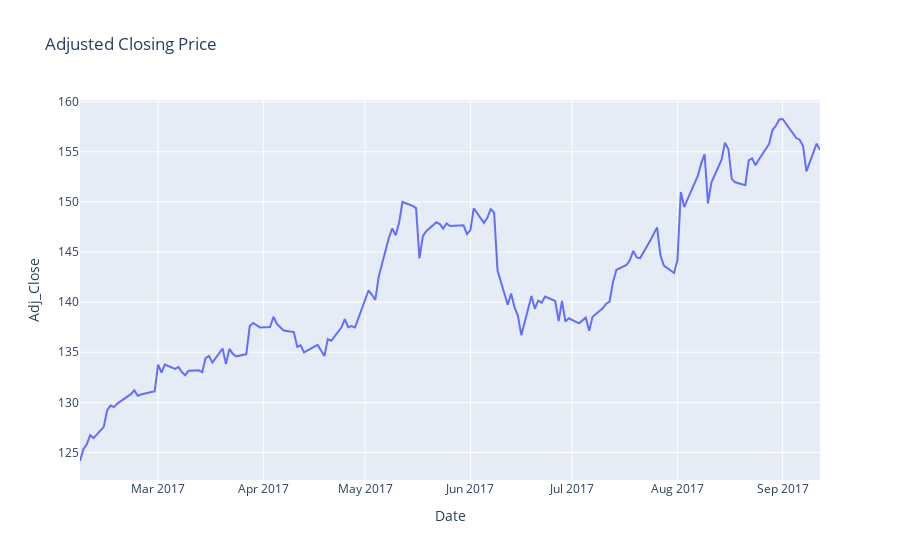

This figure's notebook cell:
### Code cell
#plot the adjusted closeing price
fig = px.line(data, x="Date", y="Adj_Close", title='Adjusted Closing Price')
fig.show()

### Figure 1 — Plotly figure (JSON) as saved in the notebook; plotly's stock layout.template omitted (floating-point values rounded to 4 significant figures; data arrays with more than 128 entries replaced by an {"elided": "..."} marker saying what was removed)
{"data": [{"hovertemplate": "Date=%{x}<br>Adj_Close=%{y}<extra></extra>", "legendgroup": "", "line": {"color": "#636efa", "dash": "solid"}, "mode": "lines", "name": "", "showlegend": false, "type": "scatter", "x": {"elided": "152 str values"}, "xaxis": "x", "y": {"elided": "152 float values"}, "yaxis": "y"}], "layout": {"legend": {"tracegroupgap": 0}, "title": {"text": "Adjusted Closing Price"}, "xaxis": {"anchor": "y", "domain": [0, 1], "title": {"text": "Date"}}, "yaxis": {"anchor": "x", "domain": [0, 1], "title": {"text": "Adj_Close"}}}}
